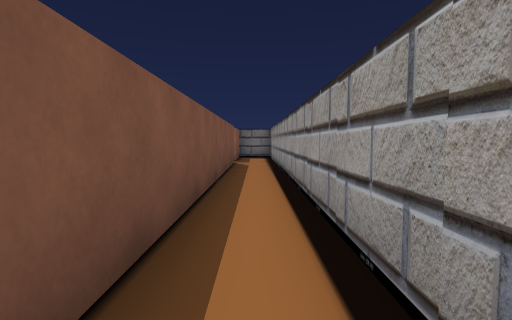
view 1 (above)

13 first-person views from a walk through a 3-D level made in the Unity game engine. The camera is 0.38 m above the floor, tilts 4° down and sees 85° across. The floor is counted in squares, 0.5 m on a side. Each view is taken from the middle of a square. On the plan, view 1 faces up. The plan holds only what a view shows up to about 10 squares ahead; the rest is blank.

view 2
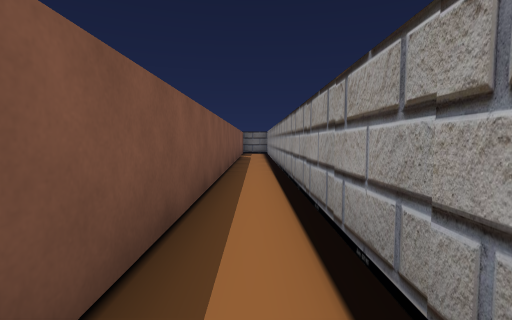

view 3
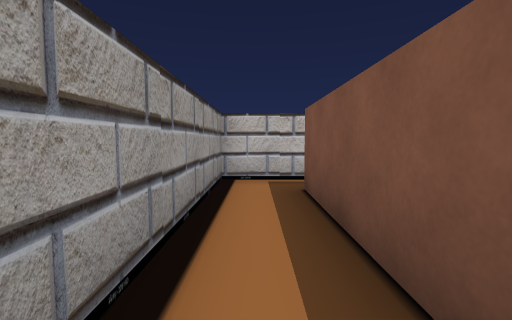

view 4
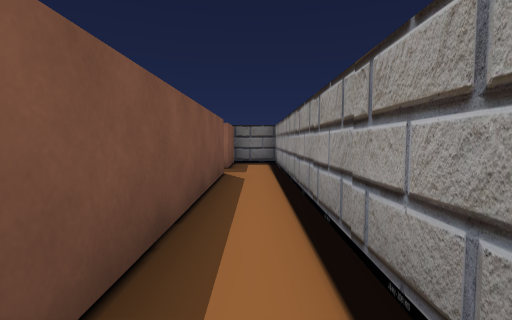

view 5
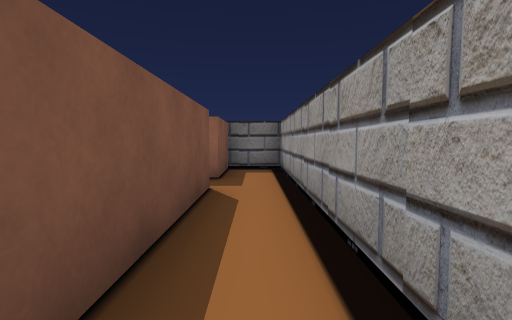

view 6
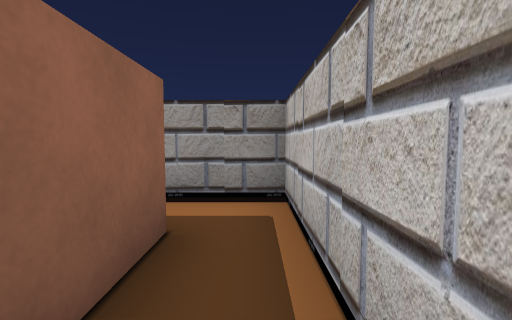

view 7
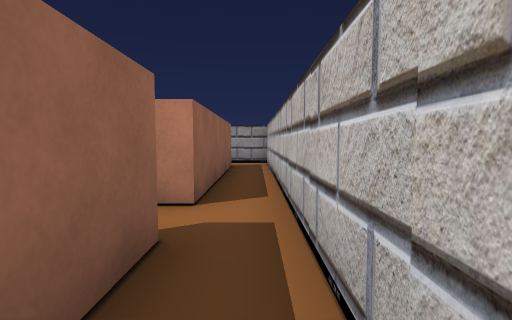

view 8
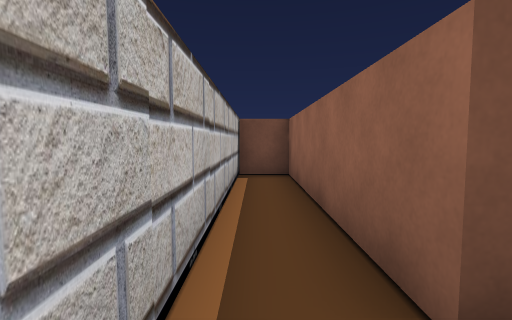

view 9
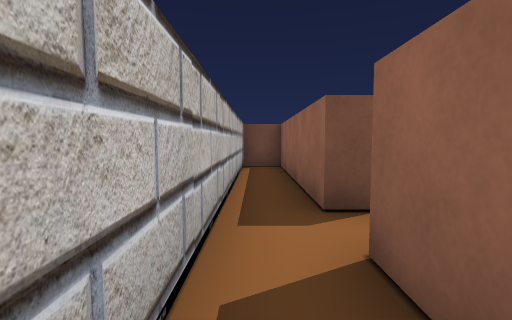

view 10
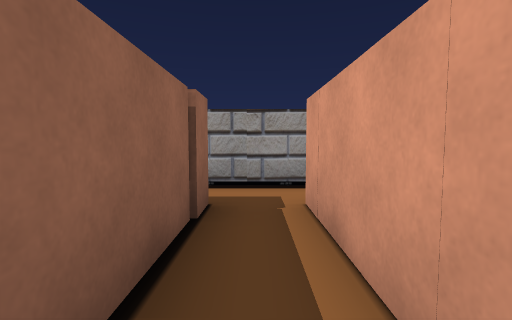

view 11
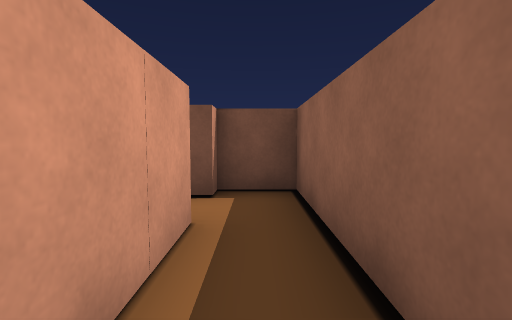

view 12
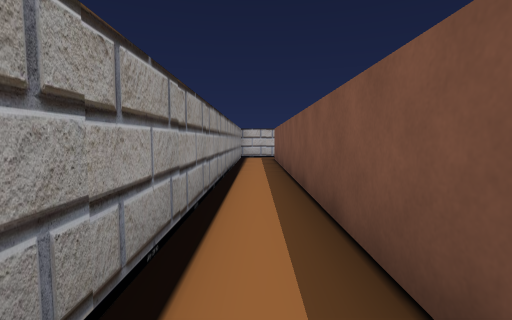

view 13
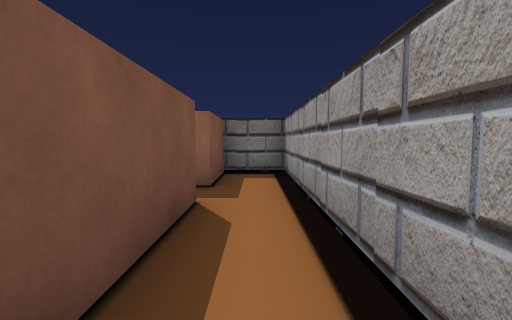

### Floor plan
Points are (right, up) in squares from view 1. A wall is a line through its corners. A room is listed if a view was taken in it or the views show most of it. See-through windows are left out.
Room 1 (views 1, 2, 3, 4, 5, 6, 7, 8, 9, 12, 13)
walls: (-7, -5.3) (-12.2, -5.3); (-0.7, 9.4) (-0.7, -5.3) (-5.8, -5.3); (-11.2, -6.4) (0.7, -6.4) (0.7, 9.5)
ways out: opening at (0, 9) to room 3
objects: block (-13, -6) to (-12, -6)
Room 2 (view 10)
walls: (-3.5, 9.4) (-0.7, 9.4); (-4.8, 9.4) (-4.8, 9); (-1.5, 10.6) (-5.2, 10.6) (-5.2, 9.4)
ways out: opening at (-2.5, 10) to room 3
Room 3 (view 11)
walls: (0.7, 9.5) (0.7, 12.5) (-0.8, 12.5)
ways out: opening at (0, 9) to room 1; opening at (-2.5, 10) to room 2
objects: block (-1, 11) to (-1, 12)

Where each view was taken, in squares from view 1:
view 1: 0 up, 0 right, facing up
view 2: 4 down, 0 right, facing up
view 3: 1 down, 0 right, facing down
view 4: 3 up, 0 right, facing up
view 5: 5 up, 0 right, facing up
view 6: 6 down, 3 left, facing right
view 7: 6 down, 9 left, facing right
view 8: 6 down, 6 left, facing left
view 9: 6 down, 4 left, facing left
view 10: 10 up, 4 left, facing right
view 11: 10 up, 1 left, facing left
view 12: 6 up, 0 right, facing down
view 13: 6 up, 0 right, facing up
